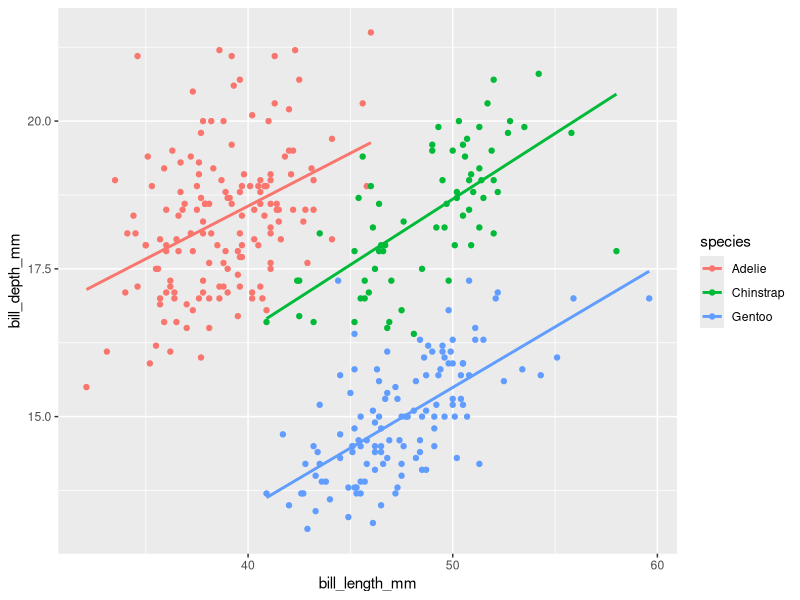
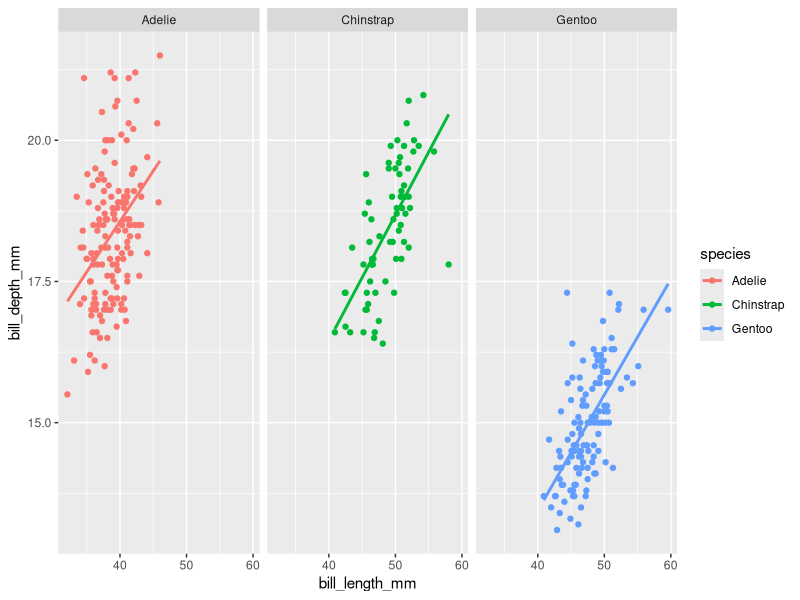

The R source for these figures, in order:

            library(ggplot2)
            library(palmerpenguins)
            built_answer <- tryCatch(
                {
                    set.seed(42)
                    ggplot(penguins, aes(x = bill_length_mm, y = bill_depth_mm, colour = species)) + geom_point() + geom_smooth(method = "lm", se = FALSE)
                    suppressWarnings(
                        if (!file.exists("/sandbox/figures/bill-length_bill-depth_scatter_species_smooth_answer.png")) {
                            ggsave(
                                width = 3,
                                height = 3,
                                "/sandbox/figures/bill-length_bill-depth_scatter_species_smooth_answer.png"
                            )
                        }
                    )
                    suppressWarnings(
                        ggplot_build(last_plot())
                    )
                },
                error = function(e) {
                    'ERROR'
                }
            )
            built_submission <- tryCatch(
                {
                    set.seed(42)
                    ggplot(penguins, aes(x = bill_length_mm, y = bill_depth_mm, color = species)) +
  geom_point() +
  geom_smooth(method = "lm", se = FALSE) +
  facet_wrap(~ species)
                    suppressWarnings(
                        ggsave(
                            width = 3,
                            height = 3,
                            "figures/bill-length_bill-depth_scatter_species_smooth_submission_llama.png"
                        )
                    )
                    suppressWarnings(
                        ggplot_build(last_plot())
                    )
                },
                error = function(e) {
                    'ERROR'
                }
            )
            cat(isTRUE(all.equal(built_answer, built_submission)))
        
